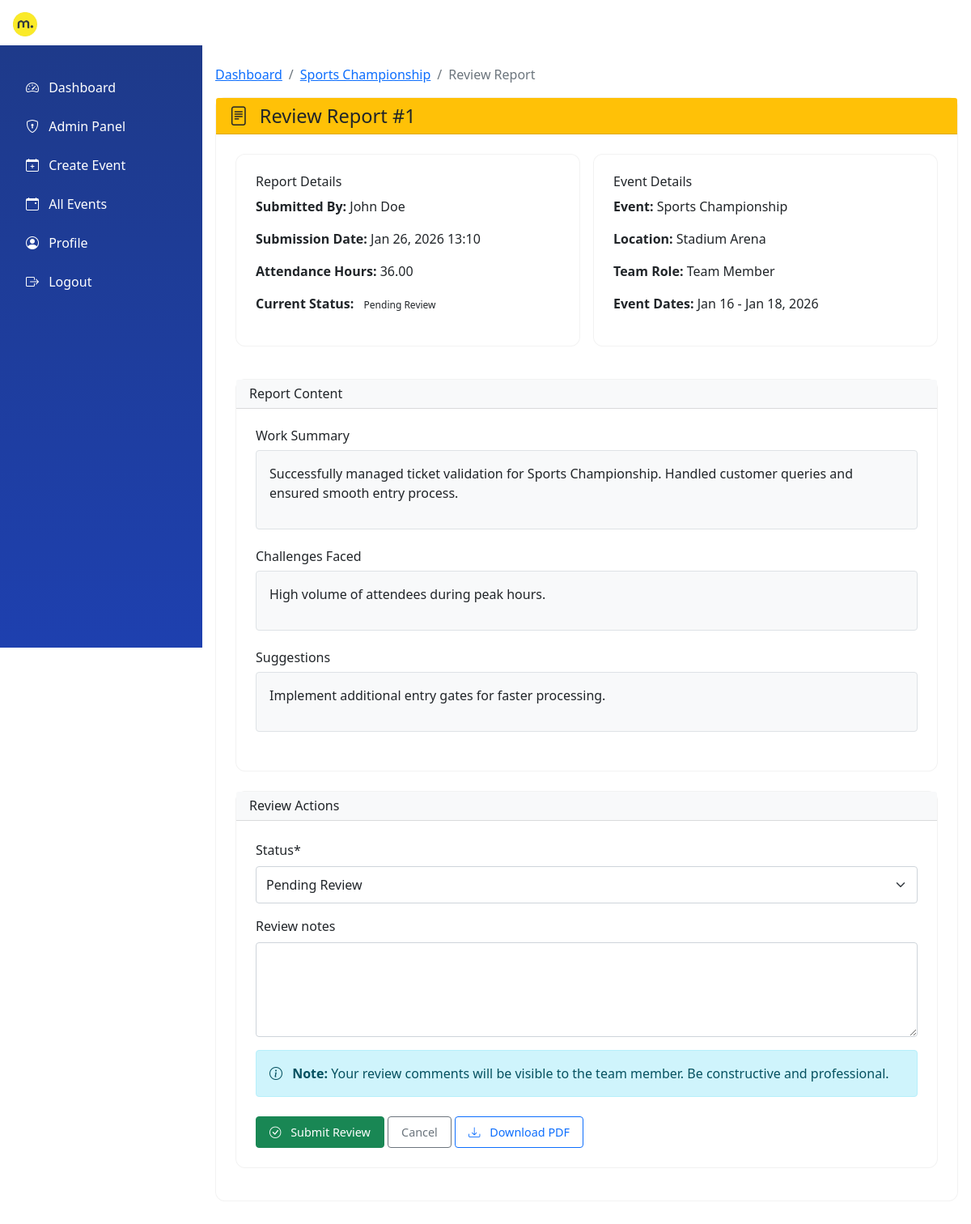
The app's page /reports/1/review/ (signed in) with its own data.
### invoices/models.py (models this page shows, shortened)
class EventReport(models.Model):
    REPORT_STATUS = (
        ('pending', 'Pending Review'),
        ('approved', 'Approved'),
        ('rejected', 'Rejected'),
    )
    event_assignment = models.OneToOneField(EventAssignment, on_delete=models.CASCADE, related_name='report')
    report_content = models.TextField(blank=True)
    attendance_hours = models.DecimalField(max_digits=5, decimal_places=2, validators=[MinValueValidator(0)])
    work_summary = models.TextField()
    challenges_faced = models.TextField(blank=True)
    suggestions = models.TextField(blank=True)
    submitted_at = models.DateTimeField(auto_now_add=True)
    status = models.CharField(max_length=20, choices=REPORT_STATUS, default='pending')
    reviewed_by = models.ForeignKey(User, on_delete=models.SET_NULL, null=True, blank=True)
    reviewed_at = models.DateTimeField(null=True, blank=True)
    review_notes = models.TextField(blank=True)

### events/models.py (models this page shows, shortened)
class EventAssignment(models.Model):
    event = models.ForeignKey(Event, on_delete=models.CASCADE, related_name='assignments')
    team_member = models.ForeignKey(TeamMember, on_delete=models.CASCADE, related_name='event_assignments')
    is_team_lead = models.BooleanField(default=False)
    assigned_at = models.DateTimeField(auto_now_add=True)
    class Meta:
        unique_together = ['event', 'team_member']

class Event(models.Model):
    EVENT_STATUS = (
        ('upcoming', 'Upcoming'),
        ('ongoing', 'Ongoing'),
        ('completed', 'Completed'),
        ('cancelled', 'Cancelled'),
    )
    name = models.CharField(max_length=200)
    description = models.TextField()
    location = models.CharField(max_length=200)
    start_date = models.DateTimeField()
    end_date = models.DateTimeField()
    status = models.CharField(max_length=20, choices=EVENT_STATUS, default='upcoming')
    created_by = models.ForeignKey(User, on_delete=models.CASCADE)
    created_at = models.DateTimeField(auto_now_add=True)

### teams/models.py (models this page shows, shortened)
class TeamMember(models.Model):
    user = models.OneToOneField(User, on_delete=models.CASCADE, related_name='team_member')
    phone = models.CharField(max_length=15, unique=True)  # M-Pesa phone number
    id_number = models.CharField(max_length=20, blank=True, null=True)  # National ID
    address = models.TextField()
    shift_rate = models.DecimalField(max_digits=10, decimal_places=2, default=0, validators=[MinValueValidator(0)])
    mpesa_number = models.CharField(max_length=15, default="")  # M-Pesa phone for payments
    mpesa_name = models.CharField(max_length=100, blank=True)  # Name as registered in M-Pesa
    is_verified = models.BooleanField(default=False)
    created_at = models.DateTimeField(auto_now_add=True)

### invoices/views.py (the view)
# urls.py: path('reports/<int:report_id>/review/', invoice_views.review_report, name='review_report'),
@login_required
@user_passes_test(lambda u: u.is_staff)
def review_report(request, report_id):
    report = get_object_or_404(EventReport, id=report_id)
    if request.method == 'POST':
        form = ReportReviewForm(request.POST, instance=report)
        if form.is_valid():
            report = form.save(commit=False)
            report.reviewed_by = request.user
            report.reviewed_at = timezone.now()
            report.save()
            messages.success(request, 'Report reviewed successfully!')
            return redirect('event_detail', event_id=report.event_assignment.event.id)
    else:
        form = ReportReviewForm(instance=report)
    return render(request, 'invoices/review_report.html', {
        'form': form,
        'report': report,
    })

### invoices/forms.py
class ReportReviewForm(forms.ModelForm):
    class Meta:
        model = EventReport
        fields = ['status', 'review_notes']
        widgets = {
            'review_notes': forms.Textarea(attrs={'rows': 4}),
        }

### templates/invoices/review_report.html (shortened to what this page needs)
{% extends 'base.html' %}
{% load crispy_forms_tags %}
{% block content %}
<div class="row">
    <div class="col-12">
        <nav aria-label="breadcrumb">
            <ol class="breadcrumb">
                <li class="breadcrumb-item"><a href="{% url 'dashboard' %}">Dashboard</a></li>
                <li class="breadcrumb-item"><a href="{% url 'event_detail' report.event_assignment.event.id %}">{{ report.event_assignment.event.name }}</a></li>
                <li class="breadcrumb-item active" aria-current="page">Review Report</li>
            </ol>
        </nav>
        <div class="card">
            <div class="card-header bg-warning text-dark">
                <h4 class="mb-0">
                    <i class="bi bi-file-text me-2"></i> Review Report #{{ report.id }}
                </h4>
            </div>
            <div class="card-body">
                <div class="row mb-4">
                    <div class="col-md-6">
                        <div class="card">
                            <div class="card-body">
                                <h6>Report Details</h6>
                                <p><strong>Submitted By:</strong> {{ report.event_assignment.team_member.user.get_full_name }}</p>
                                <p><strong>Submission Date:</strong> {{ report.submitted_at|date:"M d, Y H:i" }}</p>
                                <p><strong>Attendance Hours:</strong> {{ report.attendance_hours }}</p>
                                <p><strong>Current Status:</strong>
                                    <span class="status-badge status-{{ report.status }}">
                                        {{ report.get_status_display }}
                                    </span>
                                </p>
                            </div>
                        </div>
                    </div>
                    <div class="col-md-6">
                        <div class="card">
                            <div class="card-body">
                                <h6>Event Details</h6>
                                <p><strong>Event:</strong> {{ report.event_assignment.event.name }}</p>
                                <p><strong>Location:</strong> {{ report.event_assignment.event.location }}</p>
                                <p><strong>Team Role:</strong> {% if report.event_assignment.is_team_lead %}Team Lead{% else %}Team Member{% endif %}</p>
                                <p><strong>Event Dates:</strong> {{ report.event_assignment.event.start_date|date:"M d" }} - {{ report.event_assignment.event.end_date|date:"M d, Y" }}</p>
                            </div>
                        </div>
                    </div>
                </div>
                <div class="card mb-4">
                    <div class="card-header bg-light">
                        <h6 class="mb-0">Report Content</h6>
                    </div>
                    <div class="card-body">
                        <div class="mb-4">
                            <h6>Work Summary</h6>
                            <div class="border rounded p-3 bg-light">
                                {{ report.work_summary|linebreaks }}
                            </div>
                        </div>
                        {% if report.challenges_faced %}
                        <div class="mb-4">
                            <h6>Challenges Faced</h6>
                            <div class="border rounded p-3 bg-light">
                                {{ report.challenges_faced|linebreaks }}
                            </div>
                        </div>
                        {% endif %}
                        {% if report.suggestions %}
                        <div class="mb-4">
                            <h6>Suggestions</h6>
                            <div class="border rounded p-3 bg-light">
                                {{ report.suggestions|linebreaks }}
                            </div>
                        </div>
                        {% endif %}
                    </div>
                </div>
                <div class="card">
                    <div class="card-header bg-light">
                        <h6 class="mb-0">Review Actions</h6>
                    </div>
                    <div class="card-body">
                        <form method="post">
                            {{ form|crispy }}
                            <div class="alert alert-info mt-3">
                                <i class="bi bi-info-circle me-2"></i>
                                <strong>Note:</strong> Your review comments will be visible to the team member. Be constructive and professional.
                            </div>
                            <div class="mt-4">
                                <button type="submit" class="btn btn-success">
                                    <i class="bi bi-check-circle me-2"></i> Submit Review
                                </button>
                                <a href="{% url 'event_detail' report.event_assignment.event.id %}" class="btn btn-outline-secondary">
                                    Cancel
                                </a>
                                <a href="{% url 'download_report' report.id %}" class="btn btn-outline-primary">
                                    <i class="bi bi-download me-2"></i> Download PDF
                                </a>
                            </div>
                        </form>
                    </div>
                </div>
            </div>
        </div>
    </div>
</div>
{% endblock %}

### templates/base.html (style rules this page uses)
:root { --mookh-primary: #1E3A8A; --mookh-secondary: #3B82F6; --mookh-accent: #10B981; --mookh-light: #F8FAFC; --mookh-dark: #1E293B; --sidebar-width: 250px; --sidebar-collapsed-width: 0px; }
* { box-sizing: border-box; }
html { font-size: 16px; -webkit-text-size-adjust: 100%; }
body { overflow-x: hidden; font-size: 1rem; line-height: 1.5; padding-top: 56px; }
h4 { font-size: calc(1.1rem + 0.5vw); }
h6 { font-size: 1rem; }
.card { border-radius: 12px; border: 1px solid rgba(0,0,0,0.05); transition: all 0.3s ease; margin-bottom: 1rem; }
.card-body { padding: 1.25rem; }
@media (min-width: 768px) { .card-body { padding: 1.5rem; } }
.status-badge { padding: 0.25rem 0.5rem; font-size: 0.75rem; white-space: nowrap; }
.btn { padding: 0.5rem 1rem; font-size: 0.9rem; }
.form-control, .form-select { font-size: 16px; padding: 0.6rem 0.75rem; }
.row { margin-left: -0.5rem; margin-right: -0.5rem; }
.col, [class*="col-"] { padding-left: 0.5rem; padding-right: 0.5rem; }

### records on screen
EventReport: event_assignment.event.name "Sports Championship", id "1", event_assignment.team_member.user.get_full_name "John Doe", submitted_at "Jan 26, 2026 13:10", attendance_hours "36.00", status "Pending Review", event_assignment.event.location "Stadium Arena", event_assignment.event.start_date "Jan 16", event_assignment.event.end_date "Jan 18, 2026", work_summary "Successfully managed ticket validation for Sports Championship. Handled customer queries and ensured smooth entry process.", challenges_faced "High volume of attendees during peak hours.", suggestions "Implement additional entry gates for faster processing."
